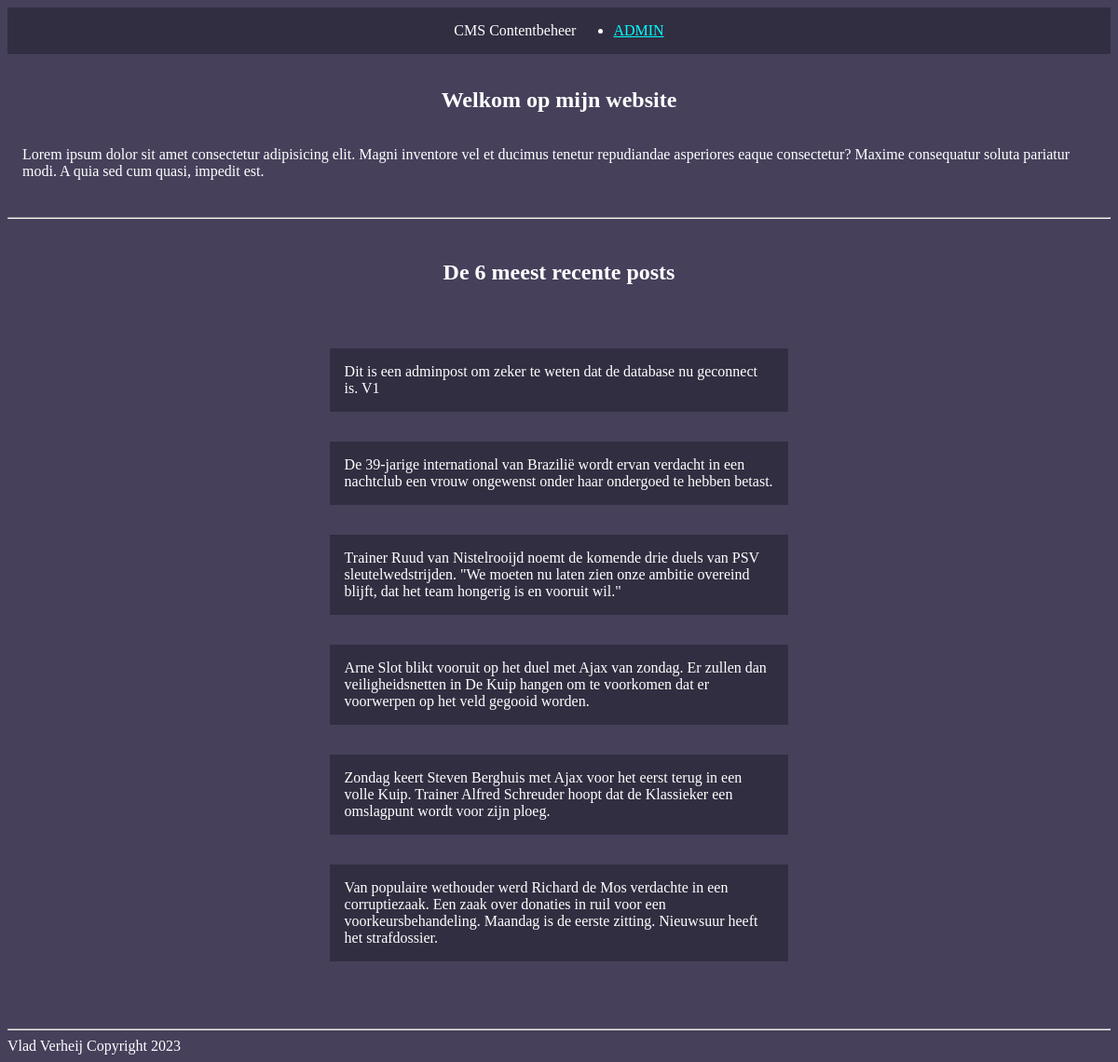
The page / on the database its author committed.
### tables this page shows
CREATE TABLE post (id INTEGER PRIMARY KEY AUTOINCREMENT NOT NULL, post CHAR NOT NULL);

### private/db/Database.php (called while the page is built, shortened)
<?php
class Database
{
    private $PDO;
    public function __construct()
    {
        include 'connect.php';
        $this->PDO = $PDO;
    }
    public function getPosts($limit)
    {
        return $this->PDO->query("SELECT post FROM post ORDER BY id DESC LIMIT $limit");
    }
}

### public/index.php (the view, shortened to what this page needs)
<?php
$db = new Database();
$result = $db->getPosts(6);
?>
<!doctypehtml>
    <html lang="en">
    <head>
        <link href="../public/media/style/style.css" rel="stylesheet" type="text/css">
    </head>
    <body>
        <header>
            CMS Contentbeheer
            <ul>
                <li><a href="adminbeheer/contentbeheer.php">ADMIN</a></li>
            </ul>
        </header>
        <main>
            <div class="intro">
                <h2>Welkom op mijn website</h2>
                <p>Lorem ipsum dolor sit amet consectetur adipisicing elit. Magni inventore vel et ducimus tenetur
                    repudiandae asperiores eaque consectetur? Maxime consequatur soluta pariatur modi. A quia sed cum
                    quasi, impedit est.</p>
            </div>
            <hr>
            <div class="posts">
                <h2>De 6 meest recente posts</h2>
                <p><?php foreach($result as $row){print('<p class="postText mainText">'.$row['post'].'</p>');}; ?></p>
            </div>
        </main>
        <hr>
        <footer>Vlad Verheij Copyright 2023</footer>
    </body>
    </html>

### public/media/style/style.css (style rules this page uses)
header { display: flex; align-items: center; justify-content: center; background-color: #322e41; color: white; }
a { color: aqua; }
body { background-color: #46405b; color: white; }
.intro, .posts, .cmsAdmin { display: flex; align-items: center; justify-content: center; flex-direction: column; padding: 1rem; color: white; }
.deleteForm, .mainText { padding: 1rem; margin-bottom: 1rem; background-color: #322e41; }
.postText { width: 40%; word-wrap: break-word; }

### rows shown on the page
post: post "Dit is een adminpost om zeker te weten dat de database nu geconnect is. V1"
post: post "De 39-jarige international van Brazilië wordt ervan verdacht in een nachtclub een vrouw ongewenst onder haar ondergoed te hebben betast."
post: post "Trainer Ruud van Nistelrooijd noemt de komende drie duels van PSV sleutelwedstrijden. \"We moeten nu laten zien onze ambitie overeind blijft, dat het team hongerig is en vooruit wil.\""
post: post "Arne Slot blikt vooruit op het duel met Ajax van zondag. Er zullen dan veiligheidsnetten in De Kuip hangen om te voorkomen dat er voorwerpen op het veld gegooid worden."
post: post "Zondag keert Steven Berghuis met Ajax voor het eerst terug in een volle Kuip. Trainer Alfred Schreuder hoopt dat de Klassieker een omslagpunt wordt voor zijn ploeg."
post: post "Van populaire wethouder werd Richard de Mos verdachte in een corruptiezaak. Een zaak over donaties in ruil voor een voorkeursbehandeling. Maandag is de eerste zitting. Nieuwsuur heeft het strafdossier."
